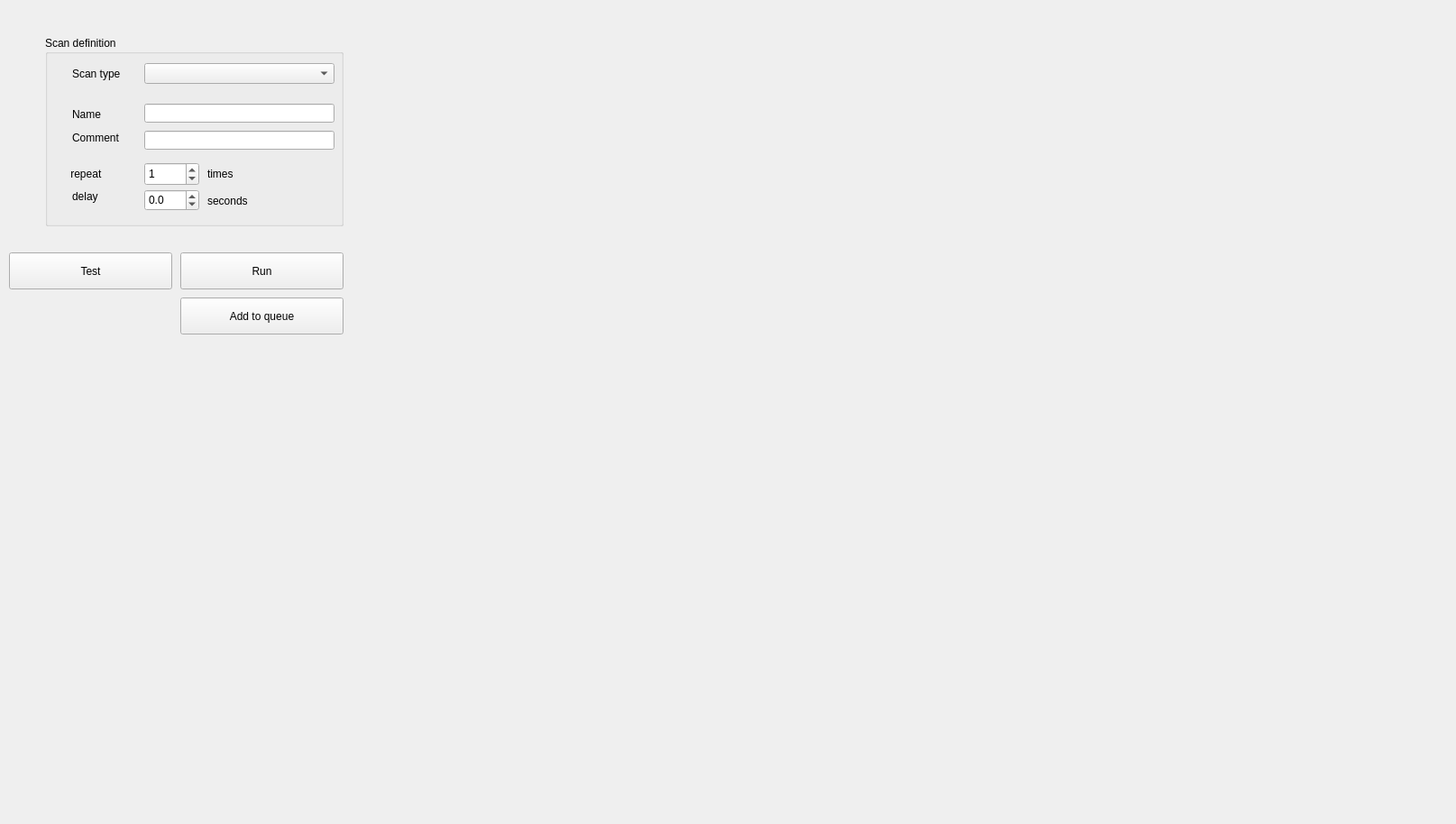
<?xml version="1.0" encoding="UTF-8"?>
<ui version="4.0">
 <class>Form</class>
 <widget class="QWidget" name="Form">
  <property name="geometry">
   <rect>
    <x>0</x>
    <y>0</y>
    <width>1615</width>
    <height>914</height>
   </rect>
  </property>
  <property name="windowTitle">
   <string>Form</string>
  </property>
  <widget class="QWidget" name="verticalLayoutWidget_2">
   <property name="geometry">
    <rect>
     <x>410</x>
     <y>20</y>
     <width>1191</width>
     <height>881</height>
    </rect>
   </property>
   <layout class="QVBoxLayout" name="layout_plot"/>
  </widget>
  <widget class="QPushButton" name="push_run_scan">
   <property name="geometry">
    <rect>
     <x>200</x>
     <y>280</y>
     <width>181</width>
     <height>41</height>
    </rect>
   </property>
   <property name="text">
    <string>Run</string>
   </property>
  </widget>
  <widget class="QPushButton" name="push_run_test_scan">
   <property name="geometry">
    <rect>
     <x>10</x>
     <y>280</y>
     <width>181</width>
     <height>41</height>
    </rect>
   </property>
   <property name="text">
    <string>Test</string>
   </property>
  </widget>
  <widget class="QGroupBox" name="groupBox">
   <property name="geometry">
    <rect>
     <x>50</x>
     <y>40</y>
     <width>331</width>
     <height>211</height>
    </rect>
   </property>
   <property name="title">
    <string>Scan definition</string>
   </property>
   <widget class="QLineEdit" name="lineEdit_exp_comment">
    <property name="geometry">
     <rect>
      <x>110</x>
      <y>105</y>
      <width>211</width>
      <height>21</height>
     </rect>
    </property>
    <property name="text">
     <string/>
    </property>
   </widget>
   <widget class="QLabel" name="label_132">
    <property name="geometry">
     <rect>
      <x>25</x>
      <y>140</y>
      <width>51</width>
      <height>26</height>
     </rect>
    </property>
    <property name="text">
     <string> repeat</string>
    </property>
   </widget>
   <widget class="QLabel" name="label_135">
    <property name="geometry">
     <rect>
      <x>30</x>
      <y>95</y>
      <width>66</width>
      <height>36</height>
     </rect>
    </property>
    <property name="text">
     <string>Comment</string>
    </property>
   </widget>
   <widget class="QLabel" name="label_121">
    <property name="geometry">
     <rect>
      <x>30</x>
      <y>30</y>
      <width>71</width>
      <height>23</height>
     </rect>
    </property>
    <property name="sizePolicy">
     <sizepolicy hsizetype="Maximum" vsizetype="Preferred">
      <horstretch>0</horstretch>
      <verstretch>0</verstretch>
     </sizepolicy>
    </property>
    <property name="text">
     <string>Scan type</string>
    </property>
   </widget>
   <widget class="QLabel" name="label_131">
    <property name="geometry">
     <rect>
      <x>180</x>
      <y>140</y>
      <width>41</width>
      <height>26</height>
     </rect>
    </property>
    <property name="text">
     <string>times</string>
    </property>
   </widget>
   <widget class="QLabel" name="label_118">
    <property name="geometry">
     <rect>
      <x>30</x>
      <y>75</y>
      <width>66</width>
      <height>23</height>
     </rect>
    </property>
    <property name="text">
     <string>Name</string>
    </property>
   </widget>
   <widget class="QLabel" name="label_133">
    <property name="geometry">
     <rect>
      <x>30</x>
      <y>165</y>
      <width>51</width>
      <height>26</height>
     </rect>
    </property>
    <property name="text">
     <string>delay</string>
    </property>
   </widget>
   <widget class="QLineEdit" name="lineEdit_exp_name">
    <property name="geometry">
     <rect>
      <x>110</x>
      <y>75</y>
      <width>211</width>
      <height>21</height>
     </rect>
    </property>
    <property name="text">
     <string/>
    </property>
   </widget>
   <widget class="QDoubleSpinBox" name="spinBox_scan_delay">
    <property name="geometry">
     <rect>
      <x>110</x>
      <y>170</y>
      <width>61</width>
      <height>24</height>
     </rect>
    </property>
    <property name="decimals">
     <number>1</number>
    </property>
    <property name="minimum">
     <double>-100000.000000000000000</double>
    </property>
    <property name="maximum">
     <double>100000.000000000000000</double>
    </property>
    <property name="value">
     <double>0.000000000000000</double>
    </property>
   </widget>
   <widget class="QSpinBox" name="spinBox_scan_repeat">
    <property name="geometry">
     <rect>
      <x>110</x>
      <y>140</y>
      <width>61</width>
      <height>26</height>
     </rect>
    </property>
    <property name="minimumSize">
     <size>
      <width>0</width>
      <height>26</height>
     </size>
    </property>
    <property name="minimum">
     <number>0</number>
    </property>
    <property name="maximum">
     <number>999</number>
    </property>
    <property name="value">
     <number>1</number>
    </property>
   </widget>
   <widget class="QLabel" name="label_134">
    <property name="geometry">
     <rect>
      <x>180</x>
      <y>170</y>
      <width>66</width>
      <height>26</height>
     </rect>
    </property>
    <property name="text">
     <string>seconds</string>
    </property>
   </widget>
   <widget class="QComboBox" name="comboBox_scan_defs">
    <property name="geometry">
     <rect>
      <x>110</x>
      <y>30</y>
      <width>211</width>
      <height>23</height>
     </rect>
    </property>
    <property name="sizePolicy">
     <sizepolicy hsizetype="Preferred" vsizetype="Fixed">
      <horstretch>0</horstretch>
      <verstretch>0</verstretch>
     </sizepolicy>
    </property>
    <property name="minimumSize">
     <size>
      <width>0</width>
      <height>0</height>
     </size>
    </property>
   </widget>
  </widget>
  <widget class="QPushButton" name="push_queue_scan">
   <property name="geometry">
    <rect>
     <x>200</x>
     <y>330</y>
     <width>181</width>
     <height>41</height>
    </rect>
   </property>
   <property name="text">
    <string>Add to queue</string>
   </property>
  </widget>
 </widget>
 <resources/>
 <connections/>
</ui>
